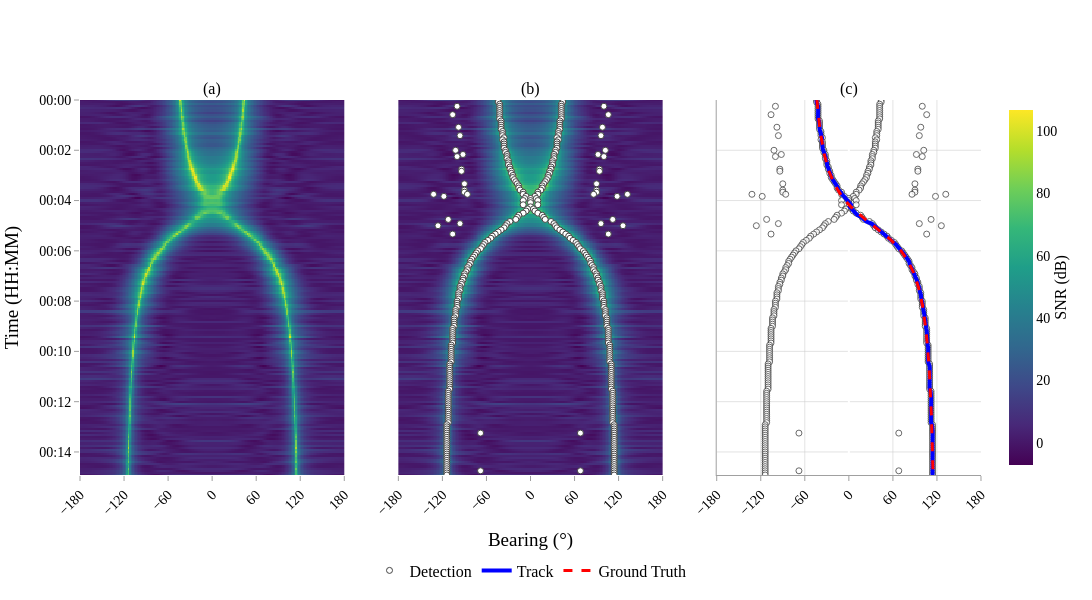

Source (notebook cell):
### Code cell
from plotly.subplots import make_subplots

det_x = []
det_y = []

for _, detections in all_detections:
    for det in detections:
        det_x.append(np.rad2deg(det.state_vector[0]))
        det_y.append(det.timestamp)

track_x = [np.rad2deg(state.state_vector[0]) for state in track]
track_y = [state.timestamp for state in track]

gt_x = [np.rad2deg(state.state_vector[0]) for state in relative_bearing_ground_truth]
gt_y = [state.timestamp for state in relative_bearing_ground_truth]

fig = make_subplots(
    rows=1, cols=3, shared_xaxes=True, shared_yaxes=True, horizontal_spacing=0.06,
    subplot_titles=["(a)", "(b)", "(c)"]
)

fig.add_trace(
    go.Heatmap(
        z=snr_map,
        y=timesteps,
        x=np.rad2deg(BF_PARAMS["steering_azimuths_rad"]),
        colorscale="Viridis",
        colorbar=dict(
            title=dict(text="SNR (dB)", side="right", font=dict(size=16)),
            thickness=24,
            len=1.0,
            tickfont=dict(size=14),
        ),
    ),
    row=1, col=1
)

fig.add_trace(
    go.Heatmap(
        z=snr_map,
        y=timesteps,
        x=np.rad2deg(BF_PARAMS["steering_azimuths_rad"]),
        colorscale="Viridis",
        showscale=False
    ),
    row=1, col=2
)

fig.add_trace(
    go.Scatter(
        x=det_x,
        y=det_y,
        mode="markers",
        name="Detection",
        marker=dict(
            size=6,
            line=dict(width=1),
            color="white",
            opacity=1.0,
        ),
        hovertemplate="Bearing: %{x:.1f}°<br>Time: %{y|%H:%M:%S}<extra></extra>",
    ),
    row=1, col=2
)

fig.add_trace(
    go.Scatter(
        x=det_x,
        y=det_y,
        mode="markers",
        name="Detection",
        showlegend=False,
        marker=dict(
            size=6,
            line=dict(width=1),
            color="white",
            opacity=0.8,
        ),
        hovertemplate="Bearing: %{x:.1f}°<br>Time: %{y|%H:%M:%S}<extra></extra>",
    ),
    row=1, col=3
)

fig.add_trace(
    go.Scatter(
        x=track_x,
        y=track_y,
        mode="lines",
        name="Track",
        line=dict(color="blue", width=4),
        hovertemplate="Bearing: %{x:.1f}°<br>Time: %{y|%H:%M:%S}<extra></extra>",
    ),
    row=1, col=3
)

fig.add_trace(
    go.Scatter(
        x=gt_x,
        y=gt_y,
        mode="lines",
        name="Ground Truth",
        line=dict(color="red", width=3, dash="dash"),
        hovertemplate="Bearing: %{x:.1f}°<br>Time: %{y|%H:%M:%S}<extra></extra>",
    ),
    row=1, col=3
)

fig.update_xaxes(
    range=[-180, 180],
    tickmode="linear",
    tick0=-180,
    dtick=60,
    tickangle=-45,
    tickfont=dict(size=14),
    showgrid=True,
    gridcolor="rgba(200, 200, 200, 0.5)",
    title="Bearing (°)",
    ticks="outside",
    tickcolor="rgba(160, 160, 160, 1.0)"
)
fig.update_xaxes(title="", col=1)
fig.update_xaxes(
    title="",
    col=3,
    showline=True,
    linewidth=1,
    linecolor="rgba(160, 160, 160, 1.0)"
)

fig.update_yaxes(
    range=[timesteps[-1], timesteps[0]],
    showgrid=True,
    gridcolor="rgba(200, 200, 200, 0.5)",
    tickformat="%H:%M",
    tickfont=dict(size=14),
    autorange=False,
    title="Time (HH:MM)",
    tickcolor="rgba(160, 160, 160, 1.0)"
)
fig.update_yaxes(ticks="outside", col=1)
fig.update_yaxes(showticklabels=False, title="", col=2)
fig.update_yaxes(
    showticklabels=False,
    title="",
    col=3,
    showline=True,
    linewidth=1,
    linecolor="rgba(160, 160, 160, 1.0)"
)

fig.update_layout(
    width=1200,
    height=600,
    margin=dict(b=100),
    font=dict(family="Times New Roman", size=16, color="black"),
    showlegend=True,
    legend=dict(
        x=0.5,
        y=-0.3,
        xanchor="center",
        yanchor="bottom",
        bgcolor="rgba(255,255,255,0.0)",
        borderwidth=0,
        orientation="h"
    ),
    plot_bgcolor="white",
    paper_bgcolor="white",
)

fig.show()

fig.write_image("figs/st_bf_tracker.pdf", scale=1, width=1200, height=600)

### Figure 1 — Plotly figure (JSON) as saved in the notebook; plotly's stock layout.template omitted (floating-point values rounded to 4 significant figures; data arrays with more than 128 entries replaced by an {"elided": "..."} marker saying what was removed)
{"data": [{"colorbar": {"len": 1, "thickness": 24, "tickfont": {"size": 14}, "title": {"font": {"size": 16}, "side": "right", "text": "SNR (dB)"}}, "colorscale": [[0, "#440154"], [0.1111, "#482878"], [0.2222, "#3e4989"], [0.3333, "#31688e"], [0.4444, "#26828e"], [0.5556, "#1f9e89"], [0.6667, "#35b779"], [0.7778, "#6ece58"], [0.8889, "#b5de2b"], [1, "#fde725"]], "type": "heatmap", "x": {"elided": "181 float values"}, "xaxis": "x", "y": {"elided": "180 str values"}, "yaxis": "y", "z": {"elided": "180x181 float values"}}, {"colorscale": [[0, "#440154"], [0.1111, "#482878"], [0.2222, "#3e4989"], [0.3333, "#31688e"], [0.4444, "#26828e"], [0.5556, "#1f9e89"], [0.6667, "#35b779"], [0.7778, "#6ece58"], [0.8889, "#b5de2b"], [1, "#fde725"]], "showscale": false, "type": "heatmap", "x": {"elided": "181 float values"}, "xaxis": "x2", "y": {"elided": "180 str values"}, "yaxis": "y2", "z": {"elided": "180x181 float values"}}, {"hovertemplate": "Bearing: %{x:.1f}°<br>Time: %{y|%H:%M:%S}<extra></extra>", "marker": {"color": "white", "line": {"width": 1}, "opacity": 1, "size": 6}, "mode": "markers", "name": "Detection", "type": "scatter", "x": {"elided": "402 float values"}, "xaxis": "x2", "y": {"elided": "402 str values"}, "yaxis": "y2"}, {"hovertemplate": "Bearing: %{x:.1f}°<br>Time: %{y|%H:%M:%S}<extra></extra>", "marker": {"color": "white", "line": {"width": 1}, "opacity": 0.8, "size": 6}, "mode": "markers", "name": "Detection", "showlegend": false, "type": "scatter", "x": {"elided": "402 float values"}, "xaxis": "x3", "y": {"elided": "402 str values"}, "yaxis": "y3"}, {"hovertemplate": "Bearing: %{x:.1f}°<br>Time: %{y|%H:%M:%S}<extra></extra>", "line": {"color": "blue", "width": 4}, "mode": "lines", "name": "Track", "type": "scatter", "x": {"elided": "181 float values"}, "xaxis": "x3", "y": {"elided": "181 str values"}, "yaxis": "y3"}, {"hovertemplate": "Bearing: %{x:.1f}°<br>Time: %{y|%H:%M:%S}<extra></extra>", "line": {"color": "red", "dash": "dash", "width": 3}, "mode": "lines", "name": "Ground Truth", "type": "scatter", "x": {"elided": "180 float values"}, "xaxis": "x3", "y": {"elided": "180 str values"}, "yaxis": "y3"}], "layout": {"annotations": [{"font": {"size": 16}, "showarrow": false, "text": "(a)", "x": 0.1467, "xanchor": "center", "xref": "paper", "y": 1, "yanchor": "bottom", "yref": "paper"}, {"font": {"size": 16}, "showarrow": false, "text": "(b)", "x": 0.5, "xanchor": "center", "xref": "paper", "y": 1, "yanchor": "bottom", "yref": "paper"}, {"font": {"size": 16}, "showarrow": false, "text": "(c)", "x": 0.8533, "xanchor": "center", "xref": "paper", "y": 1, "yanchor": "bottom", "yref": "paper"}], "font": {"color": "black", "family": "Times New Roman", "size": 16}, "height": 600, "legend": {"bgcolor": "rgba(255,255,255,0.0)", "borderwidth": 0, "orientation": "h", "x": 0.5, "xanchor": "center", "y": -0.3, "yanchor": "bottom"}, "margin": {"b": 100}, "paper_bgcolor": "white", "plot_bgcolor": "white", "showlegend": true, "width": 1200, "xaxis": {"anchor": "y", "domain": [0, 0.2933], "dtick": 60, "gridcolor": "rgba(200, 200, 200, 0.5)", "range": [-180, 180], "showgrid": true, "tick0": -180, "tickangle": -45, "tickcolor": "rgba(160, 160, 160, 1.0)", "tickfont": {"size": 14}, "tickmode": "linear", "ticks": "outside", "title": {"text": ""}}, "xaxis2": {"anchor": "y2", "domain": [0.3533, 0.6467], "dtick": 60, "gridcolor": "rgba(200, 200, 200, 0.5)", "range": [-180, 180], "showgrid": true, "tick0": -180, "tickangle": -45, "tickcolor": "rgba(160, 160, 160, 1.0)", "tickfont": {"size": 14}, "tickmode": "linear", "ticks": "outside", "title": {"text": "Bearing (°)"}}, "xaxis3": {"anchor": "y3", "domain": [0.7067, 1], "dtick": 60, "gridcolor": "rgba(200, 200, 200, 0.5)", "linecolor": "rgba(160, 160, 160, 1.0)", "linewidth": 1, "range": [-180, 180], "showgrid": true, "showline": true, "tick0": -180, "tickangle": -45, "tickcolor": "rgba(160, 160, 160, 1.0)", "tickfont": {"size": 14}, "tickmode": "linear", "ticks": "outside", "title": {"text": ""}}, "yaxis": {"anchor": "x", "autorange": false, "domain": [0, 1], "gridcolor": "rgba(200, 200, 200, 0.5)", "range": ["2026-02-10T00:14:55", "2026-02-10T00:00:00"], "showgrid": true, "tickcolor": "rgba(160, 160, 160, 1.0)", "tickfont": {"size": 14}, "tickformat": "%H:%M", "ticks": "outside", "title": {"text": "Time (HH:MM)"}}, "yaxis2": {"anchor": "x2", "autorange": false, "domain": [0, 1], "gridcolor": "rgba(200, 200, 200, 0.5)", "matches": "y", "range": ["2026-02-10T00:14:55", "2026-02-10T00:00:00"], "showgrid": true, "showticklabels": false, "tickcolor": "rgba(160, 160, 160, 1.0)", "tickfont": {"size": 14}, "tickformat": "%H:%M", "title": {"text": ""}}, "yaxis3": {"anchor": "x3", "autorange": false, "domain": [0, 1], "gridcolor": "rgba(200, 200, 200, 0.5)", "linecolor": "rgba(160, 160, 160, 1.0)", "linewidth": 1, "matches": "y", "range": ["2026-02-10T00:14:55", "2026-02-10T00:00:00"], "showgrid": true, "showline": true, "showticklabels": false, "tickcolor": "rgba(160, 160, 160, 1.0)", "tickfont": {"size": 14}, "tickformat": "%H:%M", "title": {"text": ""}}}}
